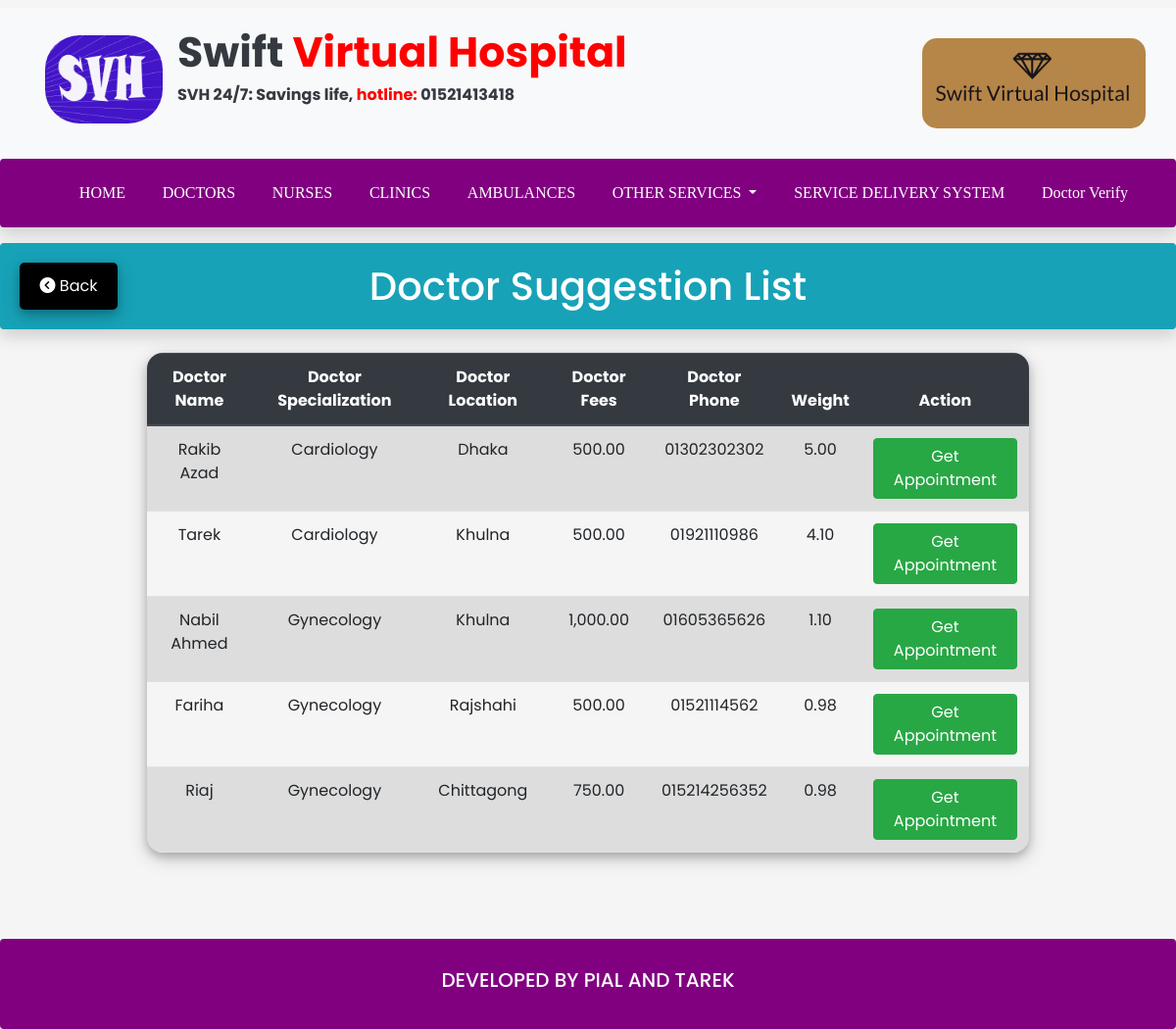
/sds/serviceRequest/doctorAppointment/autoSuggestion/doctorSuggestionList.php, run on the app's committed database.
### tables this page shows
CREATE TABLE `doctor` (
  `id` int(11) NOT NULL,
  `name` varchar(50) NOT NULL,
  `bmdcreg` int(11) NOT NULL,
  `phoneNumber` varchar(20) NOT NULL,
  `dob` date NOT NULL,
  `gender` varchar(20) NOT NULL,
  `specialization` varchar(50) NOT NULL,
  `designation` varchar(50) NOT NULL,
  `fees` double NOT NULL,
  `location` varchar(20) NOT NULL,
  `verified` varchar(5) NOT NULL DEFAULT 'no'
);

CREATE TABLE `temptable` (
  `id` int(11) NOT NULL,
  `docid` int(11) NOT NULL,
  `weight` double NOT NULL
);

### sds/serviceRequest/doctorAppointment/autoSuggestion/doctorSuggestionList.php (the view, shortened to what this page needs)
<!DOCTYPE html>
<html lang="en">
<head>
    <link href="https://cdn.jsdelivr.net/npm/bootstrap@5.1.3/dist/css/bootstrap.min.css" rel="stylesheet"
>
    <link rel="stylesheet" href="../../../../css/bootstrap.min.css">
    <link rel="stylesheet" href="../../../../js/bootstrap.min.js">
    <link rel="stylesheet" href="https://cdnjs.cloudflare.com/ajax/libs/font-awesome/4.7.0/css/font-awesome.min.css">
    <link rel="stylesheet" href="../../../../css/newcss.css">
    <link rel="stylesheet" href="../../../../css/inputFormNew.css">
</head>
<body>
<?php
    include('../../../../navbar.php');
?>
<section id="news" class="d-flex justify-content-between mb-4 rounded bg-info shadow">
    <div>
        <button type = "button" class="btn-back" onclick="history.back()"><i class="fa-solid fa-circle-chevron-left"></i> Back </button>
    </div>
    <div>
    <h1 class="text-center text-white header-font mt-4"> Doctor Suggestion List</h1>
    </div>
    <div>
    </div>
</section>
<table class="table table-striped table-borderd text-center w-75 mx-auto  table-hover" style="border-radius: 1em;
    overflow: hidden;  box-shadow: 0 4px 8px 0 rgba(0, 0, 0, 0.2), 0 6px 20px 0 rgba(0, 0, 0, 0.19);">
        <thead class="thead-dark">
            <tr>
                <th>Doctor Name</th>
                <th>Doctor Specialization</th>
                <th>Doctor Location</th>
                <th>Doctor Fees</th>
                <th>Doctor Phone</th>
                <th>Weight</th>
                <th>Action</th>
            </tr>
        </thead>
            <?php
                include('../../../../connect.php');
                $sql= "SELECT a.id as a_id, a.name as a_name,b.id as b_id, b.docid as b_docid, b.weight as b_weight, a.id as a_id, a.phoneNumber as a_phoneNumber, a.specialization as a_specialization, a.location as a_location, a.fees as a_fees
                    FROM doctor as a
                    INNER JOIN temptable as b ON (a.id=b.docid)
                    ORDER BY b.weight DESC";
                $result = $conn->query($sql);
                if ($result -> num_rows>0) {
                    while ($row = $result->fetch_assoc()) {
                        echo"<tr>";
                        echo"<td>".$row["a_name"]."</td>".
                        "<td>".$row["a_specialization"]."</td>".
                        "<td>".$row["a_location"]."</td>".
                        "<td>".number_format($row["a_fees"],2)."</td>".
                        "<td>".$row["a_phoneNumber"]."</td>".
                        "<td>".number_format($row["b_weight"],2)."</td>".
                        "<td> <a class='btn btn-success' href=sendAppointment.php?did=".$row['a_id']." role='button'>Get Appointment</a> </td>"
                        ;
                    }
                    echo"</tr>";
                }
                else {
                    echo "0 result";
                }
            ?>
            </table>
<br>
<br>
<br>
<?php
    include('../../../../footer.php');
?>
</body>
</html>

### css/newcss.css (style rules this page uses)
body { font-family: 'Poppins', sans-serif; margin: 0; padding: 0; }
button.btn-back { margin: 20px; background-color: black; border-radius: 5px; border: none; color: white; padding: 12px 16px; font-size: 16px; cursor: pointer; width: 100px; box-shadow: 0 4px 8px 0 rgba(0, 0, 0, 0.2), 0 6px 20px 0 rgba(0, 0, 0, 0.19); }
a { text-decoration: none; color: black; }
h1 { line-height: 1; }
body { background-color: #F5F5F5; }

### data on the page
doctor: name "Rakib Azad", specialization "Cardiology", location "Dhaka", fees "500.00", phoneNumber "01302302302", temptable.weight "5.00"
doctor: name "Tarek", specialization "Cardiology", location "Khulna", fees "500.00", phoneNumber "01921110986", temptable.weight "4.10"
doctor: name "Nabil Ahmed", specialization "Gynecology", location "Khulna", fees "1,000.00", phoneNumber "01605365626", temptable.weight "1.10"
doctor: name "Fariha", specialization "Gynecology", location "Rajshahi", fees "500.00", phoneNumber "01521114562", temptable.weight "0.98"
doctor: name "Riaj", specialization "Gynecology", location "Chittagong", fees "750.00", phoneNumber "015214256352", temptable.weight "0.98"
